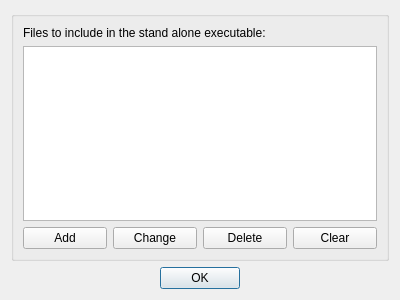
<?xml version="1.0" encoding="UTF-8"?>
<ui version="4.0">
 <class>IncludedFilesDialog</class>
 <widget class="QDialog" name="IncludedFilesDialog">
  <property name="geometry">
   <rect>
    <x>0</x>
    <y>0</y>
    <width>400</width>
    <height>300</height>
   </rect>
  </property>
  <property name="windowTitle">
   <string>Included Files</string>
  </property>
  <layout class="QVBoxLayout" name="verticalLayout" stretch="1,0">
   <item>
    <widget class="QGroupBox" name="groupBox">
     <layout class="QVBoxLayout" name="verticalLayout_2">
      <item>
       <widget class="QLabel" name="label">
        <property name="text">
         <string>Files to include in the stand alone executable:</string>
        </property>
       </widget>
      </item>
      <item>
       <widget class="QListView" name="listView"/>
      </item>
      <item>
       <layout class="QHBoxLayout" name="horizontalLayout">
        <item>
         <widget class="QPushButton" name="pushButtonAdd">
          <property name="text">
           <string>Add</string>
          </property>
         </widget>
        </item>
        <item>
         <widget class="QPushButton" name="pushButtonChange">
          <property name="text">
           <string>Change</string>
          </property>
         </widget>
        </item>
        <item>
         <widget class="QPushButton" name="pushButtonDelete">
          <property name="text">
           <string>Delete</string>
          </property>
         </widget>
        </item>
        <item>
         <widget class="QPushButton" name="pushButtonClear">
          <property name="text">
           <string>Clear</string>
          </property>
         </widget>
        </item>
       </layout>
      </item>
     </layout>
    </widget>
   </item>
   <item>
    <widget class="QDialogButtonBox" name="buttonBox">
     <property name="standardButtons">
      <set>QDialogButtonBox::Ok</set>
     </property>
     <property name="centerButtons">
      <bool>true</bool>
     </property>
    </widget>
   </item>
  </layout>
 </widget>
 <resources/>
 <connections>
  <connection>
   <sender>buttonBox</sender>
   <signal>accepted()</signal>
   <receiver>IncludedFilesDialog</receiver>
   <slot>accept()</slot>
   <hints>
    <hint type="sourcelabel">
     <x>199</x>
     <y>278</y>
    </hint>
    <hint type="destinationlabel">
     <x>199</x>
     <y>149</y>
    </hint>
   </hints>
  </connection>
  <connection>
   <sender>buttonBox</sender>
   <signal>rejected()</signal>
   <receiver>IncludedFilesDialog</receiver>
   <slot>reject()</slot>
   <hints>
    <hint type="sourcelabel">
     <x>199</x>
     <y>278</y>
    </hint>
    <hint type="destinationlabel">
     <x>199</x>
     <y>149</y>
    </hint>
   </hints>
  </connection>
 </connections>
</ui>
